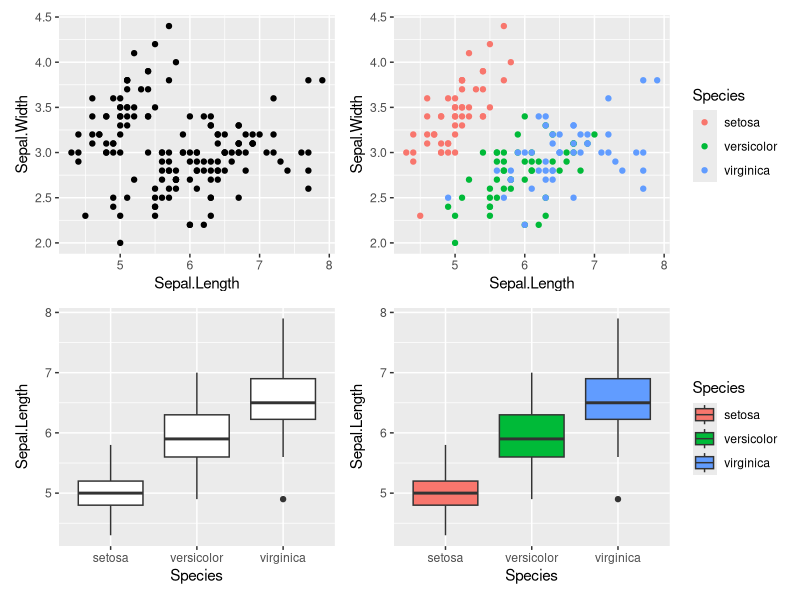
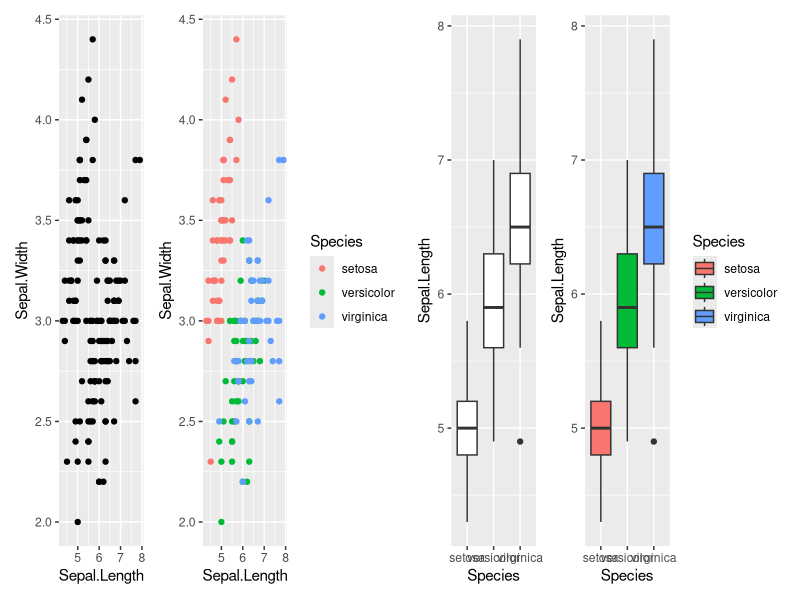
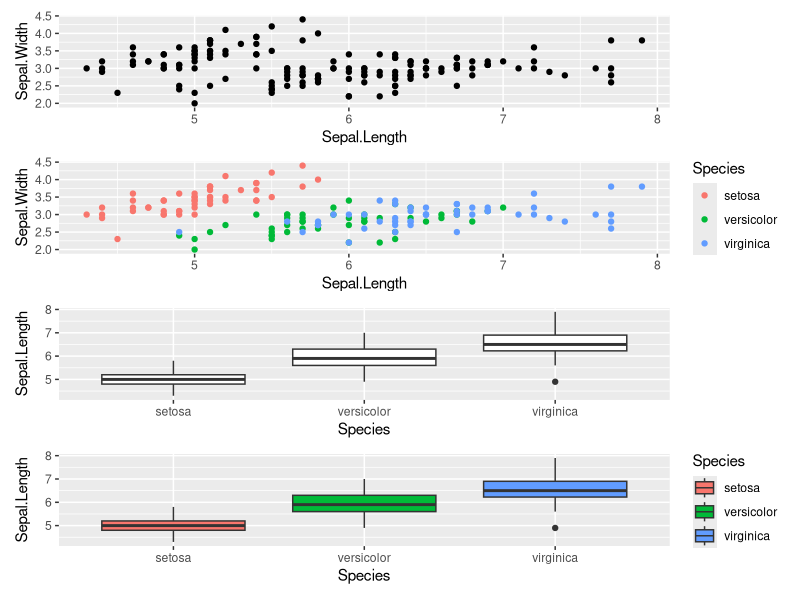
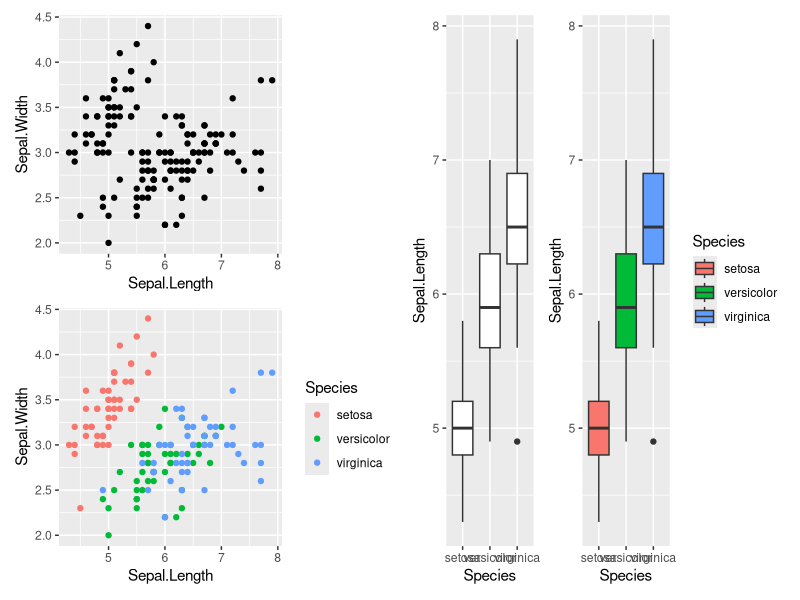
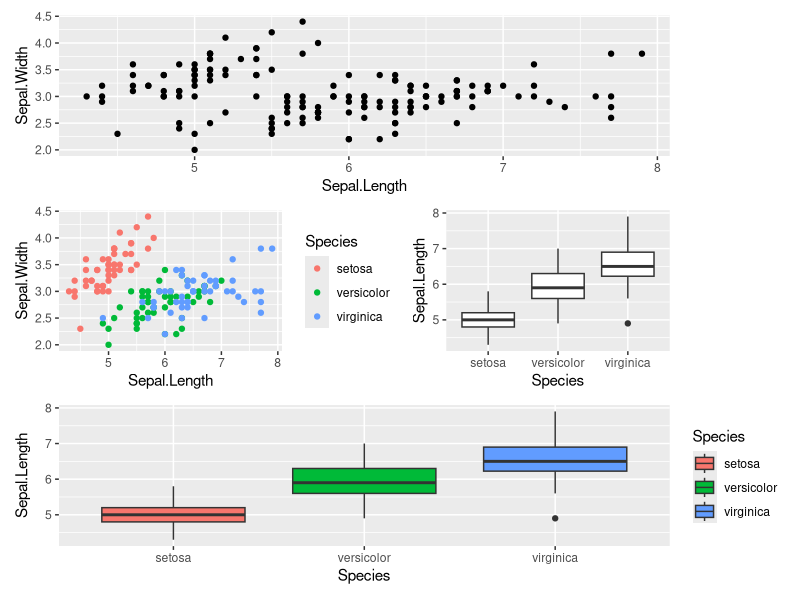
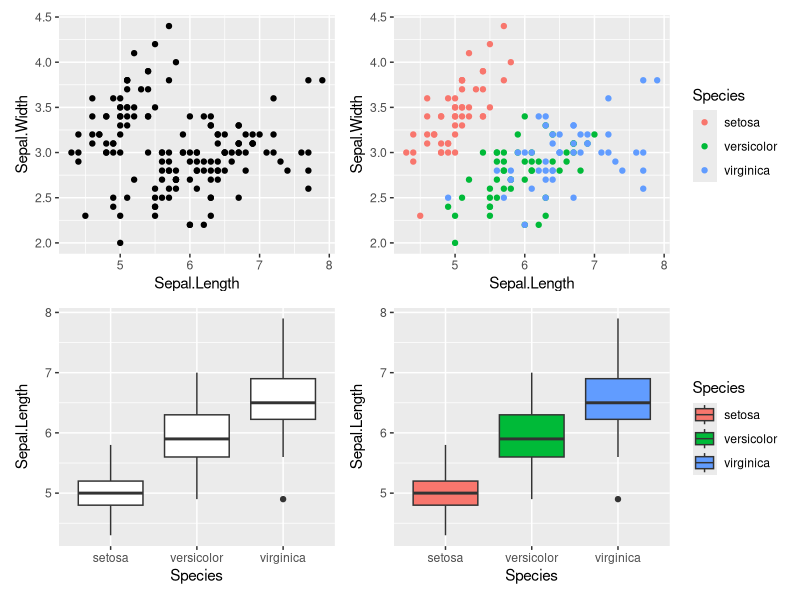

These charts were generated, in order, by the following R code:
## ---- chunk 1
knitr::opts_chunk$set(message = F, 
                      error = F, 
                      warning = F,
                      fig.align = "center")

## ---- chunk 2
library(tidyverse)
library(patchwork)

### Create some example plots
p1 <- ggplot(iris) + 
  geom_point(aes(x = Sepal.Length, y = Sepal.Width))

p2 <- ggplot(iris) + 
  geom_point(aes(x = Sepal.Length, y = Sepal.Width, color = Species))

p3 <- ggplot(iris) + 
  geom_boxplot(aes(x = Species, y = Sepal.Length))

p4 <- ggplot(iris) + 
  geom_boxplot(aes(x = Species, y = Sepal.Length, fill = Species))
## ---- chunk 3
### Plot packing
p1 + p2 + p3 + p4

## ---- chunk 4
### Horizontal stacking
p1 | p2 | p3 | p4
## ---- chunk 5
### Vertical stacking
p1 / p2 / p3 / p4

## ---- chunk 6
### Default precedence
p1 / p2 | p3 + p4

## ---- chunk 7
### Indicate precedence with parentheses
p1 / (p2 | p3) + p4

## ---- chunk 8
### A list of ggplots
p_list <- list(p1, p2, p3, p4)

### Wrap the plots
wrap_plots(p_list)

